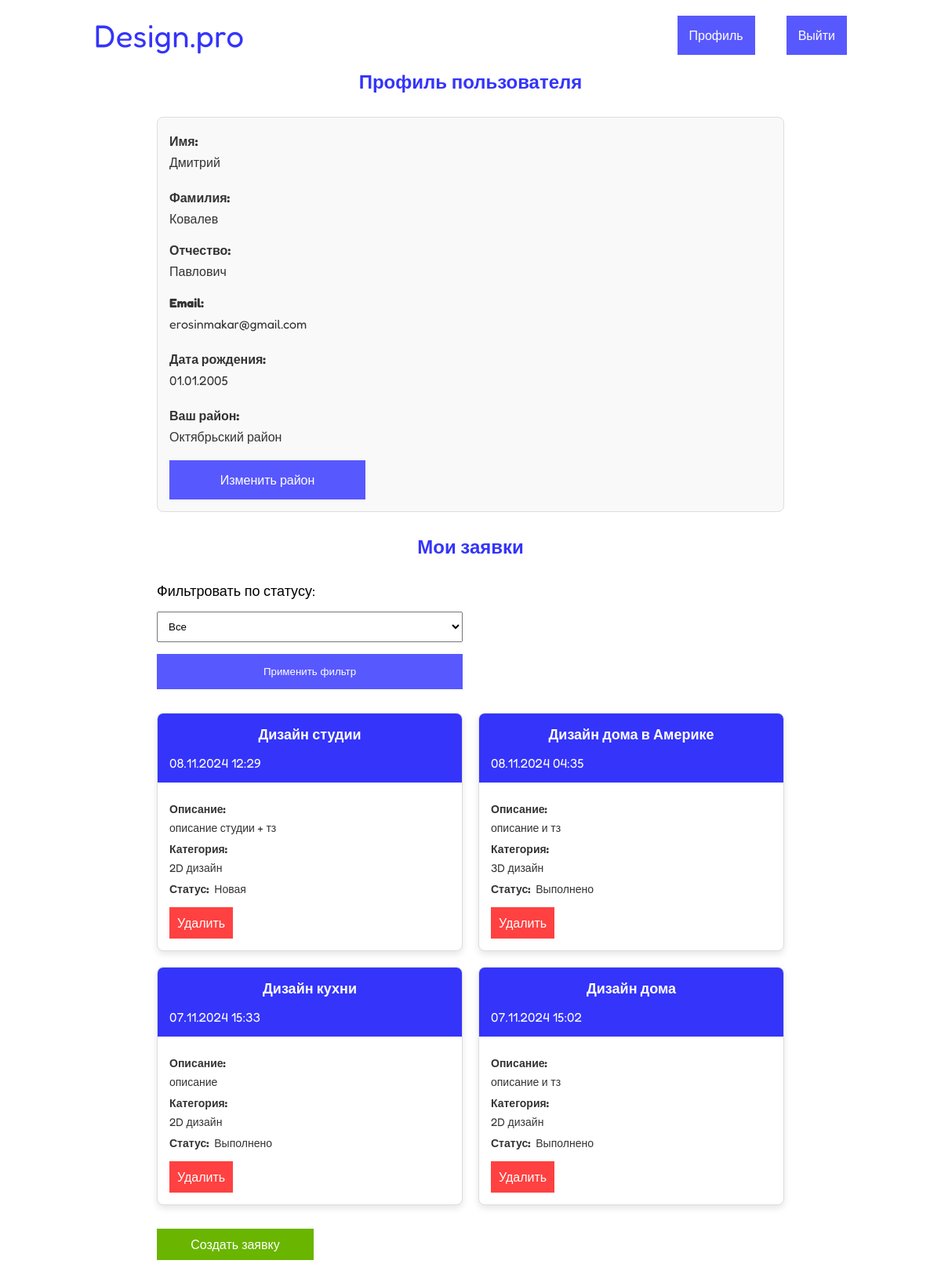
Page /applications/profile/ (signed in) on the committed database.
### applications/models.py (models this page shows, shortened)
class User(AbstractUser):
    first_name = models.CharField(max_length=50, verbose_name='Имя', blank=False)
    last_name = models.CharField(max_length=50, verbose_name='Фамилия', blank=False)
    patronymic = models.CharField(max_length=50, verbose_name='Отчество', blank=False)
    username = models.CharField(max_length=200, verbose_name='Логин', unique=True, blank=False)
    email = models.CharField(max_length=254, verbose_name='Почта', unique=True, blank=False)
    password = models.CharField(max_length=254, verbose_name='Пароль', blank=False)
    date_of_birth = models.DateField(verbose_name='Дата рождения', blank=False, default='2005-01-01')
    place = models.ForeignKey(Place, on_delete=models.SET_NULL, null=True)
    USERNAME_FIELD = 'username'

class Place(models.Model):
    name = models.CharField(max_length=50, help_text="Выберите район")
    def __str__(self):
        return self.name

class Application(models.Model):
    STATUS_CHOICES = [
        ('new', 'Новая'),
        ('in_progress', 'Принято в работу'),
        ('completed', 'Выполнено'),
    ]
    title = models.CharField(verbose_name="Название",max_length=200)
    description = models.TextField(max_length=300)
    category = models.ForeignKey(Category, on_delete=models.CASCADE, null=True)
    image = models.ImageField(upload_to='applications/', validators=[validate_image])
    status = models.CharField(choices=STATUS_CHOICES, default='new', max_length=20)
    created_at = models.DateTimeField(auto_now_add=True)
    user = models.ForeignKey(User, on_delete=models.CASCADE)
    design_image = models.ImageField(upload_to='admin/', null=True, blank=True, validators=[validate_image])
    comment = models.TextField(null=True, blank=True)

class Category(models.Model):
    name = models.CharField(max_length=200, help_text="Выберите категорию")
    def __str__(self):
        return self.name

### applications/views.py (the view)
# urls.py: path('profile/', views.Profile.as_view(), name='profile'),
class Profile(LoginRequiredMixin, generic.ListView):
    model = Application
    template_name = 'profile.html'
    context_object_name = 'user_applications'
    def get_queryset(self):
        user = self.request.user
        status_filter = self.request.GET.get('status')
        queryset = Application.objects.filter(user=user).order_by('-created_at')
        if status_filter in ['new', 'in_progress', 'completed']:
            queryset = queryset.filter(status=status_filter)
        return queryset
    def get_context_data(self, **kwargs):
        context = super().get_context_data(**kwargs)
        context['status_filter'] = self.request.GET.get('status', '')
        return context

### applications/templates/profile.html (shortened to what this page needs)
{% extends "base.html" %}
{% block content %}
<section class="profile">
    <h2 class="profile__title">Профиль пользователя</h2>
    <div class="profile__info">
        {% if user.is_superuser %}
            <p>Вы администратор этого сайта!</p>
        {% else %}
            <p class="profile__field"><strong>Имя:</strong> {{ user.first_name }}</p>
            <p class="profile__field"><strong>Фамилия:</strong> {{ user.last_name }}</p>
            <p class="profile_field"><strong>Отчество:</strong> {{ user.patronymic }}</p>
            <p class="profile__field"><strong>Email:</strong> {{ user.email }}</p>
            <p class="profile__field"><strong>Дата рождения:</strong> {{ user.date_of_birth|date:"d.m.Y" }}</p>
            <p class="profile__field"><strong>Ваш район:</strong> {{ user.place }}</p>
            <a href="{% url 'change_place' %}" class="profile__link button">Изменить район</a>
        {% endif %}
    </div>
    <h2 class="profile__title">Мои заявки</h2>
    <form method="get" class="profile__filter">
        <label for="status" class="profile__label">Фильтровать по статусу:</label>
        <select name="status" id="status" class="profile__select">
            <option value="" {% if status_filter == '' %}selected{% endif %}>Все</option>
        </select>
        <button type="submit" class="profile_btn button">Применить фильтр</button>
    </form>
    {% if user_applications %}
        <div class="profile__applications">
            {% for application in user_applications %}
                <div class="profile__card">
                    <div class="profile__header">
                        <h3 class="profile__heading">{{ application.title }}</h3>
                        <p class="card__time">{{ application.created_at|date:"d.m.Y H:i" }}</p>
                    </div>
                    <div class="profile__body">
                        <p class="card__description"><strong>Описание:</strong> {{ application.description }}</p>
                        <p class="card__category"><strong>Категория:</strong> {{ application.category }}</p>
                        <p class="card__status"><strong>Статус:</strong> {{ application.get_status_display }}</p>
                    </div>
                    <div class="profile__buttons">
                        <a href="{% url 'delete_application' application.id %}" class="profile__delete">Удалить</a>
                    </div>
                </div>
            {% endfor %}
        </div>
    {% else %}
        <p class="profile__message">У вас пока нет заявок!</p>
    {% endif %}
    <a href="{% url 'create_application' %}" class="profile__create">Создать заявку</a>
</section>
{% endblock %}

### applications/static/applications/css/style.css (style rules this page uses)
* { margin: 0; padding: 0; box-sizing: border-box; }
body { font-family: "Fredoka", sans-serif; }
p { display: flex; flex-direction: column; gap: 7px; }
p:last-child { flex-direction: row; }
select, input { width: 100%; padding: 10px; }
label { color: #fff; }
section { margin-bottom: 50px; }
.button { text-decoration: none; max-width: 150px; width: 100%; background: #5858ff; color: #fff; padding: 15px; }
.profile { max-width: 800px; margin: 0px auto 50px; color: #333; }
.profile__title { font-size: 24px; color: #3434fb; text-align: center; margin-bottom: 30px; }
.profile__info { background-color: #f9f9f9; padding: 15px; margin-bottom: 30px; border: 1px solid #ddd; border-radius: 8px; display: flex; flex-direction: column; gap: 15px; }
.profile__field { font-size: 16px; margin: 5px 0; }
.profile__link { max-width: 250px; text-align: center; }
.profile__applications { display: flex; flex-wrap: wrap; gap: 20px; justify-content: space-between; }
.profile__card { width: calc(50% - 10px); background-color: #fff; border: 1px solid #ddd; border-radius: 8px; box-shadow: 0 4px 8px rgba(0, 0, 0, 0.1); overflow: hidden; transition: transform 0.3s; }
.profile__header { background-color: #3434fb; color: #fff; padding: 15px; text-align: center; }
.profile__buttons { padding: 0px 15px 25px; }
.profile__heading { font-size: 18px; margin-bottom: 15px; }
.profile__body { padding: 15px; }
.card__description, .card__category, .card__status { font-size: 14px; margin: 10px 0; }
.profile__create { width: 100%; max-width: 200px; background: #6ab500; padding: 10px; color: #fff; text-decoration: none; margin-top: 30px; display: inline-block; text-align: center; }
.profile__delete { text-decoration: none; padding: 10px; text-align: center; background: #ff4141; color: #fff; }
.profile__filter { width: calc(50% - 10px); display: flex; flex-direction: column; gap: 15px; margin-bottom: 30px; }
.profile__label { color: #000; font-size: 18px; }
.profile__select { padding: 10px; }
.profile_btn { max-width: none; border: none; cursor: pointer; }

### rows in the picture
User: first_name "Дмитрий", last_name "Ковалев", patronymic "Павлович", email "erosinmakar@gmail.com", date_of_birth "01.01.2005", place "Октябрьский район"
Application: title "Дизайн студии", created_at "08.11.2024 12:29", description "описание студии + тз", category "2D дизайн", status "Новая"
Application: title "Дизайн дома в Америке", created_at "08.11.2024 04:35", description "описание и тз", category "3D дизайн", status "Выполнено"
Application: title "Дизайн кухни", created_at "07.11.2024 15:33", description "описание", category "2D дизайн", status "Выполнено"
Application: title "Дизайн дома", created_at "07.11.2024 15:02", description "описание и тз", category "2D дизайн", status "Выполнено"
